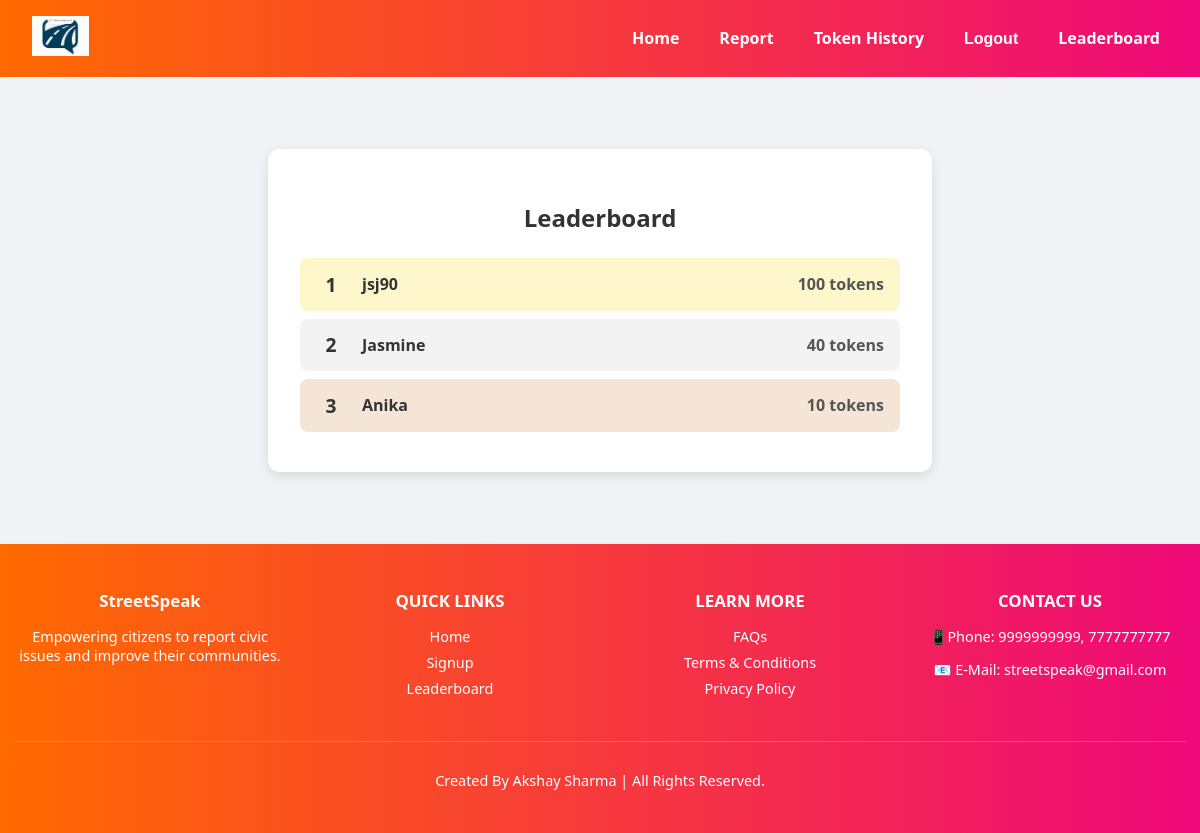
Page /leaderboard/ (signed in) on the committed database.
### core/models.py (models this page shows)
class UserToken(models.Model):
    user = models.OneToOneField(User, on_delete=models.CASCADE)
    tokens = models.IntegerField(default=0)

### core/views.py (the view)
# urls.py: path('leaderboard/', views.leaderboard, name='leaderboard'),
def leaderboard(request):
    top_users = UserToken.objects.select_related('user').order_by('-tokens')[:10]
    return render(request, 'leaderboard.html', {'top_users': top_users})

### core/templates/leaderboard.html (shortened to what this page needs)
{% extends 'base.html' %}
{% load static %}
{% block extra_css %}
<link rel="stylesheet" href="{% static 'css/leaderboard.css' %}">
{% endblock %}
{% block content %}
<div class="leaderboard-container">
    <h2>Leaderboard</h2>
    <ol class="leaderboard-list">
        {% for entry in top_users %}
        <li class="leaderboard-item {% if forloop.counter == 1 %}gold{% elif forloop.counter == 2 %}silver{% elif forloop.counter == 3 %}bronze{% endif %}">
            <span class="rank">{{ forloop.counter }}</span>
            <span class="username">{{ entry.user.username }}</span>
            <span class="tokens">{{ entry.tokens }} tokens</span>
        </li>
        {% endfor %}
    </ol>
</div>
{% endblock %}

### core/static/css/style.css (style rules this page uses)
body { margin: 0; padding: 0; font-family: 'Segoe UI', sans-serif; color: #333; background-image: url('/static/Bgpic.png'); background-size: cover; background-position: center; background-repeat: no-repeat; background-attachment: fixed; background-color: rgba(0, 0, 0, 0.5); }
html, body { height: 100%; margin: 0; padding: 0; }

### core/static/css/leaderboard.css (style rules this page uses)
body { background-color: #f0f2f5; font-family: 'Segoe UI', sans-serif; }
.leaderboard-container { max-width: 600px; margin: 5vh auto; background-color: #fff; padding: 2rem; border-radius: 12px; box-shadow: 0 4px 12px rgba(0, 0, 0, 0.1); text-align: center; }
.leaderboard-container h2 { margin-bottom: 1.5rem; color: #333; }
.leaderboard-list { list-style: none; padding: 0; margin: 0; }
.leaderboard-item { display: flex; justify-content: space-between; align-items: center; padding: 0.8rem 1rem; margin-bottom: 0.5rem; border-radius: 8px; background-color: #f9f9f9; font-size: 1rem; }
.leaderboard-item.gold { background-color: #ffd70033; font-weight: bold; }
.leaderboard-item.silver { background-color: #c0c0c033; font-weight: bold; }
.leaderboard-item.bronze { background-color: #cd7f3233; font-weight: bold; }
.rank { font-size: 1.2rem; font-weight: bold; width: 30px; }
.username { flex-grow: 1; text-align: left; padding-left: 1rem; }
.tokens { font-weight: bold; color: #555; }

### rows in the picture
UserToken: user.username "jsj90", tokens "100"
UserToken: user.username "Jasmine", tokens "40"
UserToken: user.username "Anika", tokens "10"
